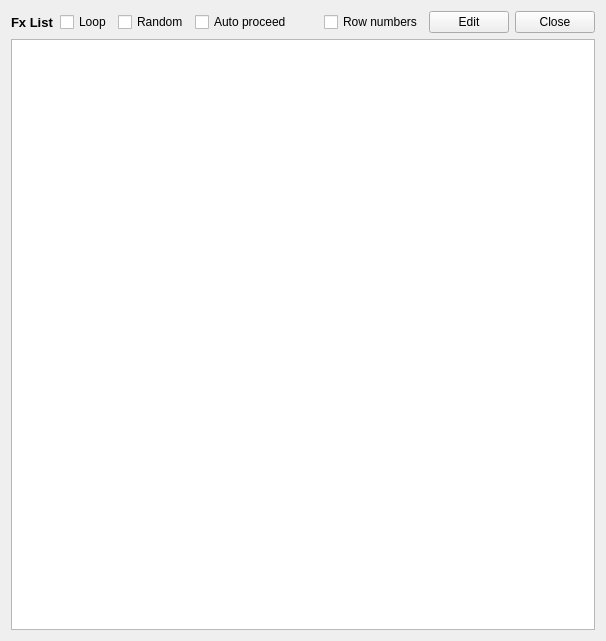
<?xml version="1.0" encoding="UTF-8"?>
<ui version="4.0">
 <class>FxListWidget</class>
 <widget class="QWidget" name="FxListWidget">
  <property name="geometry">
   <rect>
    <x>0</x>
    <y>0</y>
    <width>606</width>
    <height>641</height>
   </rect>
  </property>
  <property name="windowTitle">
   <string>FxList</string>
  </property>
  <layout class="QVBoxLayout" name="verticalLayout">
   <item>
    <layout class="QHBoxLayout" name="horizontalLayout">
     <property name="topMargin">
      <number>0</number>
     </property>
     <item>
      <widget class="QLabel" name="titleLabel">
       <property name="font">
        <font>
         <pointsize>10</pointsize>
         <bold>true</bold>
        </font>
       </property>
       <property name="text">
        <string>Fx List</string>
       </property>
      </widget>
     </item>
     <item>
      <widget class="QCheckBox" name="loopCheck">
       <property name="sizePolicy">
        <sizepolicy hsizetype="Maximum" vsizetype="Fixed">
         <horstretch>0</horstretch>
         <verstretch>0</verstretch>
        </sizepolicy>
       </property>
       <property name="text">
        <string>Loop</string>
       </property>
      </widget>
     </item>
     <item>
      <widget class="QCheckBox" name="randomCheckBox">
       <property name="sizePolicy">
        <sizepolicy hsizetype="Maximum" vsizetype="Fixed">
         <horstretch>0</horstretch>
         <verstretch>0</verstretch>
        </sizepolicy>
       </property>
       <property name="text">
        <string>Random</string>
       </property>
      </widget>
     </item>
     <item>
      <widget class="QCheckBox" name="autoProceedCheck">
       <property name="sizePolicy">
        <sizepolicy hsizetype="Maximum" vsizetype="Fixed">
         <horstretch>0</horstretch>
         <verstretch>0</verstretch>
        </sizepolicy>
       </property>
       <property name="text">
        <string>Auto proceed</string>
       </property>
      </widget>
     </item>
     <item>
      <spacer name="horizontalSpacer">
       <property name="orientation">
        <enum>Qt::Horizontal</enum>
       </property>
       <property name="sizeHint" stdset="0">
        <size>
         <width>4</width>
         <height>20</height>
        </size>
       </property>
      </spacer>
     </item>
     <item>
      <widget class="QCheckBox" name="showRowNumCheck">
       <property name="sizePolicy">
        <sizepolicy hsizetype="Maximum" vsizetype="Fixed">
         <horstretch>0</horstretch>
         <verstretch>0</verstretch>
        </sizepolicy>
       </property>
       <property name="text">
        <string>Row numbers</string>
       </property>
      </widget>
     </item>
     <item>
      <widget class="QPushButton" name="editButton">
       <property name="text">
        <string>Edit</string>
       </property>
       <property name="checkable">
        <bool>true</bool>
       </property>
      </widget>
     </item>
     <item>
      <widget class="QPushButton" name="closeButton">
       <property name="sizePolicy">
        <sizepolicy hsizetype="Expanding" vsizetype="Fixed">
         <horstretch>0</horstretch>
         <verstretch>0</verstretch>
        </sizepolicy>
       </property>
       <property name="text">
        <string>Close</string>
       </property>
      </widget>
     </item>
    </layout>
   </item>
   <item>
    <widget class="PTableWidget" name="fxTable"/>
   </item>
  </layout>
 </widget>
 <customwidgets>
  <customwidget>
   <class>PTableWidget</class>
   <extends>QTableWidget</extends>
   <header>gui/ptablewidget.h</header>
  </customwidget>
 </customwidgets>
 <resources/>
 <connections/>
</ui>
